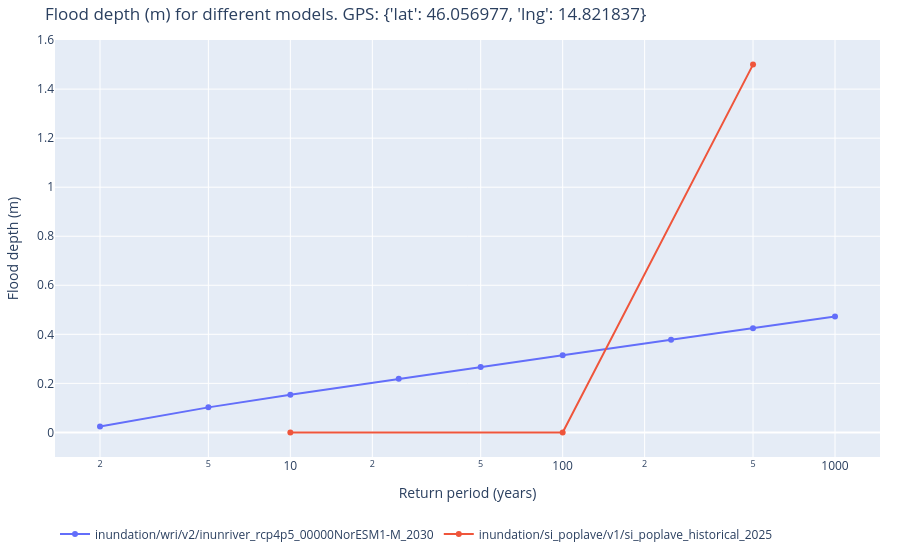

Here is the notebook cell this chart was saved with:
### Code cell
data, request = get_wri_and_si_hazard_data(litija_2)
fig = plot_wri_and_si_hazard_data(data, request)
fig.show()

### Figure 1 — Plotly figure (JSON) as saved in the notebook; plotly's stock layout.template omitted (floating-point values rounded to 4 significant figures)
{"data": [{"name": "inundation/wri/v2/inunriver_rcp4p5_00000NorESM1-M_2030", "type": "scatter", "x": [2, 5, 10, 25, 50, 100, 250, 500, 1000], "xaxis": "x", "y": [0.02402, 0.1021, 0.1537, 0.2187, 0.2669, 0.3147, 0.3776, 0.425, 0.4724], "yaxis": "y"}, {"name": "inundation/si_poplave/v1/si_poplave_historical_2025", "type": "scatter", "x": [10, 100, 500], "xaxis": "x", "y": [0, 0, 1.5], "yaxis": "y"}], "layout": {"legend": {"orientation": "h", "y": -0.15}, "margin": {"b": 20, "l": 20, "r": 20, "t": 40}, "title": {"text": "Flood depth (m) for different models. GPS: {'lat': 46.056977, 'lng': 14.821837}"}, "xaxis": {"anchor": "y", "domain": [0, 1], "title": {"font": {"size": 14}, "text": "Return period (years)"}, "type": "log"}, "yaxis": {"anchor": "x", "domain": [0, 1], "title": {"font": {"size": 14}, "text": "Flood depth (m)"}}}}
